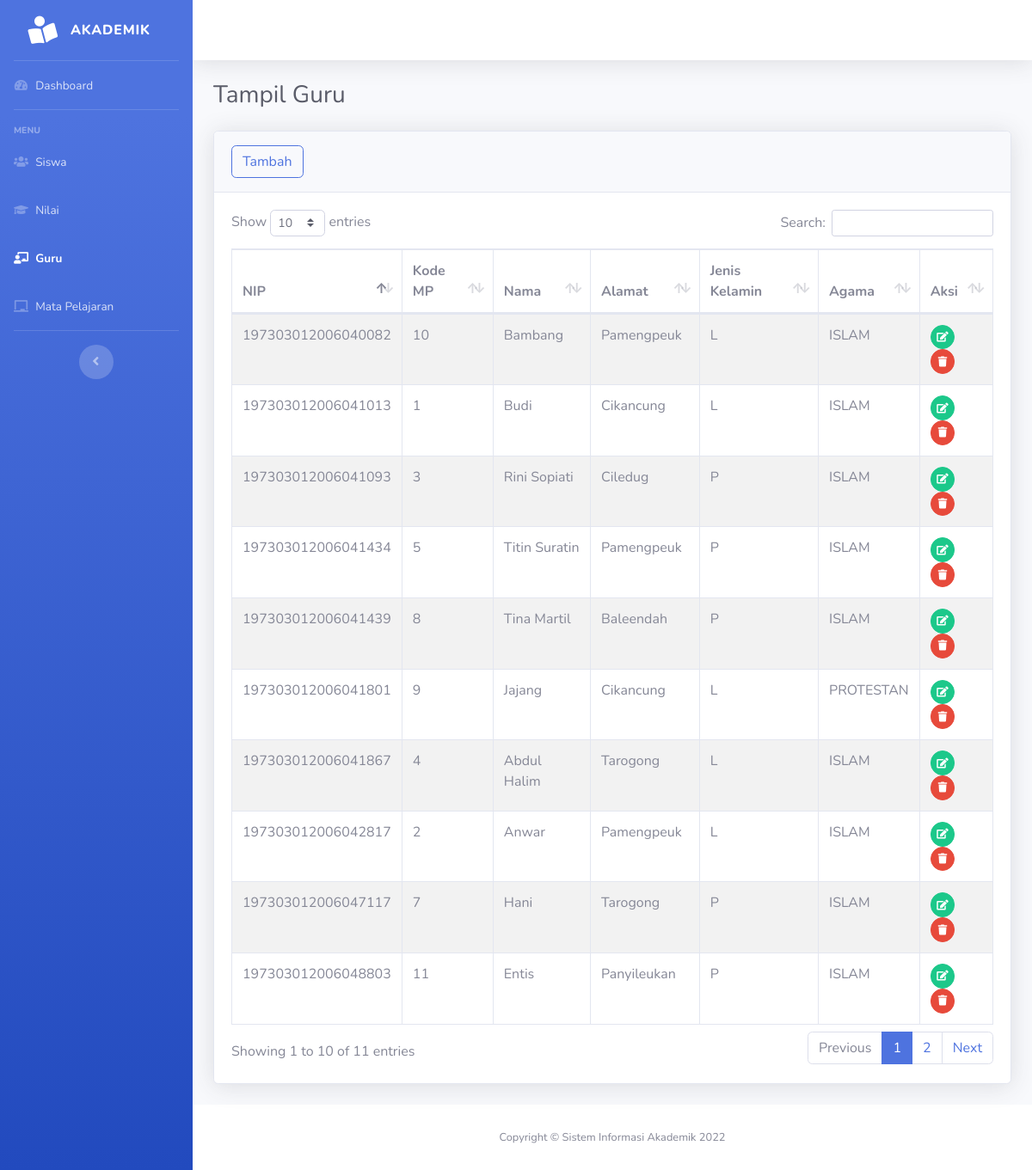
Screenshot of /guru/guru.php with the database file from the repository.
### tables this page shows
CREATE TABLE `guru` (
  `nip` varchar(18) NOT NULL,
  `kd_mp` int(11) DEFAULT NULL,
  `nama_guru` varchar(30) DEFAULT NULL,
  `alamat` varchar(30) DEFAULT NULL,
  `jenis_kelamin` enum('L','P') DEFAULT NULL,
  `agama` enum('ISLAM','PROTESTAN','KATHOLIK','HINDU','BUDHA','KONGHUCU','LAINNYA') DEFAULT NULL
);

### guru/guru.php (the view, shortened to what this page needs)
<!DOCTYPE html>
<html lang="en">
<head>
    <link href="../assets/vendor/fontawesome-free/css/all.min.css" rel="stylesheet" type="text/css">
    <link href="../assets/css/sb-admin-2.min.css" rel="stylesheet">
    <link href="../assets/vendor/datatables/dataTables.bootstrap4.min.css" rel="stylesheet">
</head>
<body id="page-top">
    <div id="wrapper">
       <?php include_once("../layout/sidebar.php") ?>
        <div id="content-wrapper" class="d-flex flex-column">
            <div id="content">
            <?php include_once("../layout/topbar.php") ?>
                <div class="container-fluid">
                    <h1 class="h3 mb-4 text-gray-800">Tampil Guru</h1>
                    <div class="card shadow mb-4">
                        <div class="card-header py-3">
                            <a href="guru-tambah.php"><button type="button" class="btn btn-outline-primary rounded">Tambah</button></a>
                        </div>
                        <div class="card-body">
                            <?php
                            $db=dbConnect();
                            if($db->connect_errno==0){
                            $sql="SELECT * FROM guru";
                            $res=$db->query($sql);
                            if($res){
                            ?>
                            <div class="table-responsive">
                                <table class="table table-bordered table-striped" id="dataTable" width="100%" cellspacing="0">
                                    <thead>
                                        <tr>
                                            <th>NIP</th>
                                            <th>Kode MP</th>
                                            <th>Nama</th>
                                            <th>Alamat</th>
                                            <th>Jenis Kelamin</th>
                                            <th>Agama</th>
                                            <th>Aksi</th>
                                        </tr>
                                    </thead>
                                    <tbody>
                                        <?php
                                        $data = $res->fetch_all(MYSQLI_ASSOC);
                                        foreach($data as $row){
                                        ?>
                                        <tr>
                                            <td><?php echo $row['nip']; ?></td>
                                            <td><?php echo $row['kd_mp']; ?></td>
                                            <td><?php echo $row['nama_guru']; ?></td>
                                            <td><?php echo $row['alamat'];?></td>
                                            <td><?php echo $row['jenis_kelamin']; ?></td>
                                            <td><?php echo $row['agama']; ?></td>
                                            <td>
                                                <a href="guru-edit.php?nip=<?= $row['nip']?>" class="btn btn-success btn-circle btn-sm">
                                                <i class="fas fa-edit"></i>
                                                </a>
                                                <a href="guru-hapus.php?nip=<?= $row['nip'];?>" class="btn btn-danger btn-circle btn-sm hapus">
                                                <i class="fas fa-trash"></i>
                                                </a>
                                            </td>
                                        </tr>
                                            <?php
                                    }
                                    ?>
                                    </tbody>
                                </table>
                                	<?php
	}else
		echo "Gagal Eksekusi SQL".(DEVELOPMENT?" : ".$db->error:"")."<br>";
}
else
	echo "Gagal koneksi".(DEVELOPMENT?" : ".$db->connect_error:"")."<br>";
?>
                            </div>
                        </div>
                </div>
            </div>
            <?php include_once("../layout/footer.php") ?>
        </div>
    </div>
</body>
</html>

### rows the page displays
guru: nip "197303012006040082", kd_mp "10", nama_guru "Bambang", alamat "Pamengpeuk", jenis_kelamin "L", agama "ISLAM"
guru: nip "197303012006041013", kd_mp "1", nama_guru "Budi", alamat "Cikancung", jenis_kelamin "L", agama "ISLAM"
guru: nip "197303012006041093", kd_mp "3", nama_guru "Rini Sopiati", alamat "Ciledug", jenis_kelamin "P", agama "ISLAM"
guru: nip "197303012006041434", kd_mp "5", nama_guru "Titin Suratin", alamat "Pamengpeuk", jenis_kelamin "P", agama "ISLAM"
guru: nip "197303012006041439", kd_mp "8", nama_guru "Tina Martil", alamat "Baleendah", jenis_kelamin "P", agama "ISLAM"
guru: nip "197303012006041801", kd_mp "9", nama_guru "Jajang", alamat "Cikancung", jenis_kelamin "L", agama "PROTESTAN"
guru: nip "197303012006041867", kd_mp "4", nama_guru "Abdul Halim", alamat "Tarogong", jenis_kelamin "L", agama "ISLAM"
guru: nip "197303012006042817", kd_mp "2", nama_guru "Anwar", alamat "Pamengpeuk", jenis_kelamin "L", agama "ISLAM"
guru: nip "197303012006047117", kd_mp "7", nama_guru "Hani", alamat "Tarogong", jenis_kelamin "P", agama "ISLAM"
guru: nip "197303012006048803", kd_mp "11", nama_guru "Entis", alamat "Panyileukan", jenis_kelamin "P", agama "ISLAM"
